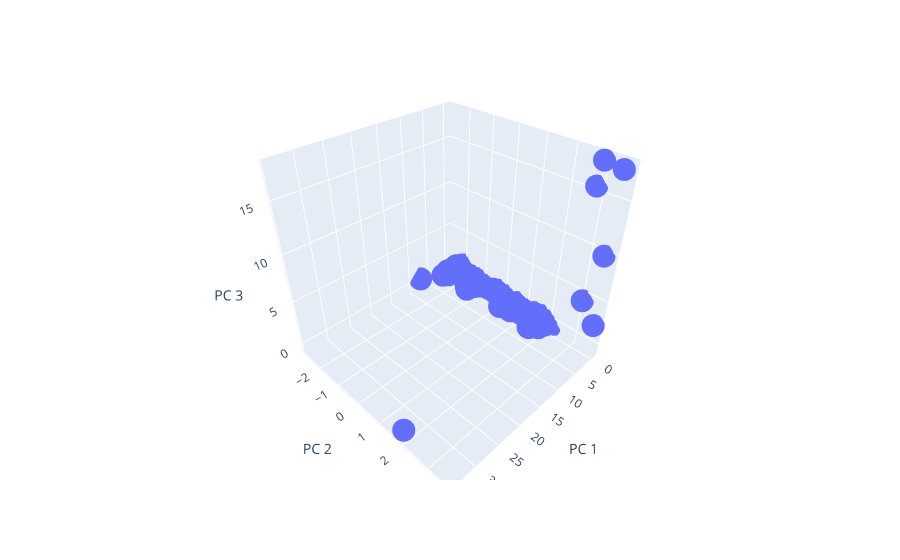

Notebook code cell kept with this figure:
### Markdown cell above
### Deliverable 4: Visualizing Cryptocurrencies Results

#### 3D-Scatter with Clusters

### Code cell
# Creating a 3D-Scatter with the PCA data and the clusters
fig = px.scatter_3d(data_frame= clustered_df, x='PC 1', y='PC 2', z='PC 3', hover_name= 'CoinName', hover_data= ['Algorithm'])
fig.show()

### Figure 1 — Plotly figure (JSON) as saved in the notebook; plotly's stock layout.template omitted (floating-point values rounded to 4 significant figures; data arrays with more than 128 entries replaced by an {"elided": "..."} marker saying what was removed)
{"data": [{"customdata": {"elided": "533x1 str values"}, "hovertemplate": "<b>%{hovertext}</b><br><br>PC 1=%{x}<br>PC 2=%{y}<br>PC 3=%{z}<br>Algorithm=%{customdata[0]}<extra></extra>", "hovertext": {"elided": "533 str values"}, "legendgroup": "", "marker": {"color": "#636efa", "symbol": "circle"}, "mode": "markers", "name": "", "scene": "scene", "showlegend": false, "type": "scatter3d", "x": {"elided": "533 float values"}, "y": {"elided": "533 float values"}, "z": {"elided": "533 float values"}}], "layout": {"legend": {"tracegroupgap": 0}, "margin": {"t": 60}, "scene": {"domain": {"x": [0, 1], "y": [0, 1]}, "xaxis": {"title": {"text": "PC 1"}}, "yaxis": {"title": {"text": "PC 2"}}, "zaxis": {"title": {"text": "PC 3"}}}}}
